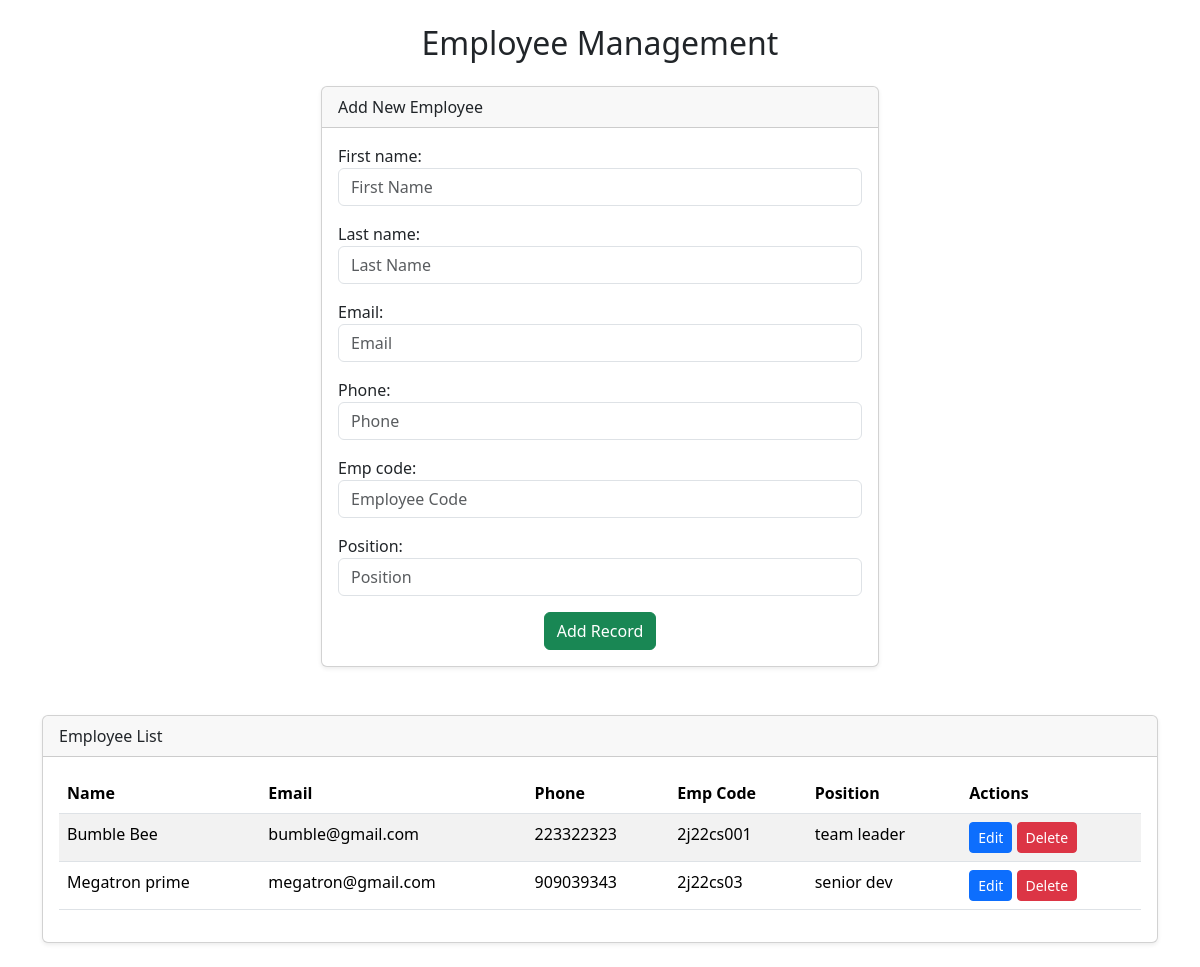
Page /crud/ on the earlier database version.
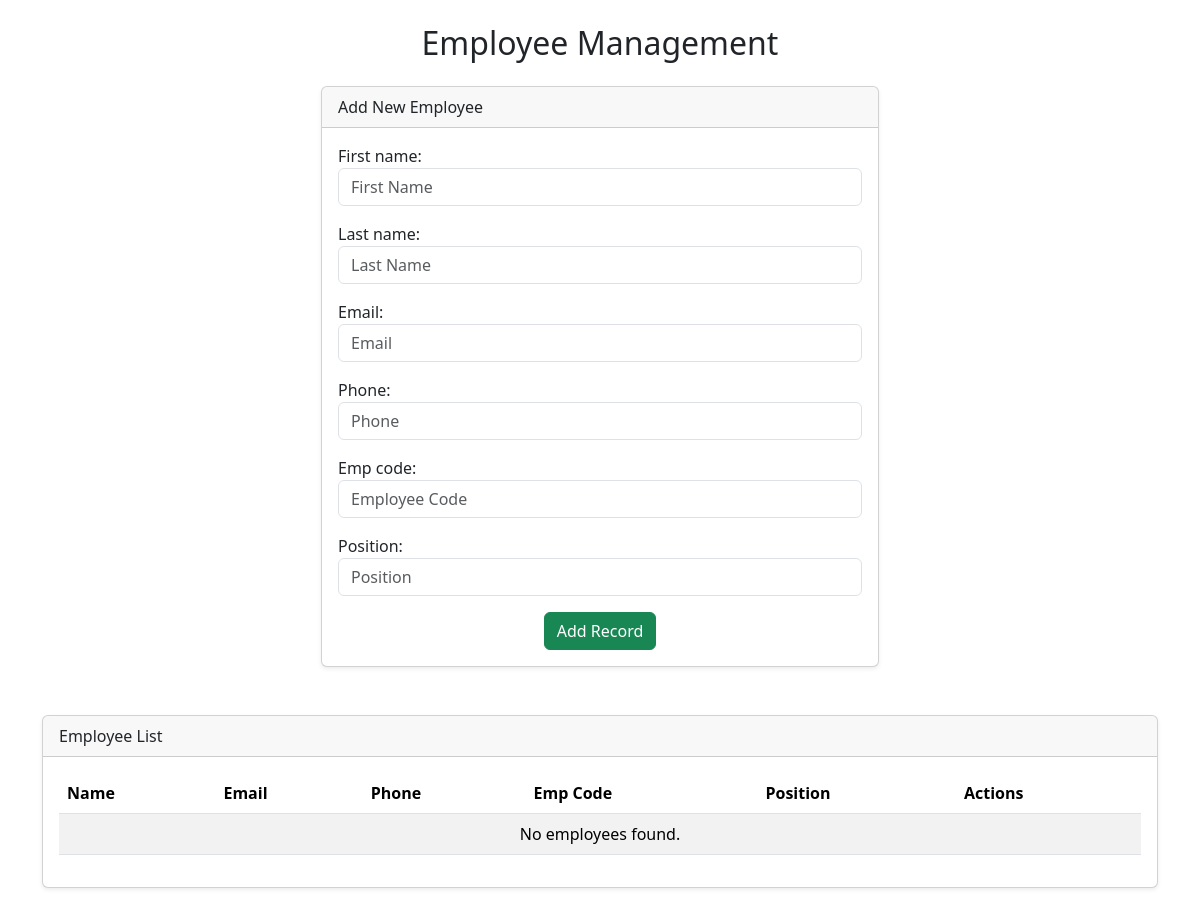
Same page on the later database version.
### CRUD/models.py (models this page shows, shortened)
class Data(models.Model):
    created_at = models.DateTimeField(auto_now_add=True)
    first_name = models.CharField(max_length=40)
    last_name = models.CharField(max_length=40)
    email = models.CharField(max_length=30)
    phone = models.CharField(max_length=15)
    emp_code = models.CharField(max_length=30)
    position = models.CharField(max_length=40)

### CRUD/views.py (the view, shortened to what this page needs)
# urls.py: path('', views.data_list, name='data_list'),
def data_list(request):
    datas = Data.objects.all().order_by('-created_at')
    if request.method == "POST" and "add_record" in request.POST:
        form = DataForm(request.POST)
        if form.is_valid():
            form.save()
            return redirect('data_list')
    else:
        form = DataForm()
    if request.method == "POST" and "delete_record" in request.POST:
        pk = request.POST.get("record_id")
        record = get_object_or_404(Data, pk=pk)
        record.delete()
        return redirect('data_list')
    return render(request, 'CRUD/home.html', {'datas': datas, 'form': form})

### CRUD/forms.py
class DataForm(forms.ModelForm):
    class Meta:
        model = Data
        fields = ['first_name', 'last_name', 'email', 'phone', 'emp_code', 'position']
        widgets = {
            'first_name': forms.TextInput(attrs={'placeholder': 'First Name', 'class': 'form-control'}),
            'last_name': forms.TextInput(attrs={'placeholder': 'Last Name', 'class': 'form-control'}),
            'email': forms.EmailInput(attrs={'placeholder': 'Email', 'class': 'form-control'}),
            'phone': forms.TextInput(attrs={'placeholder': 'Phone', 'class': 'form-control'}),
            'emp_code': forms.TextInput(attrs={'placeholder': 'Employee Code', 'class': 'form-control'}),
            'position': forms.TextInput(attrs={'placeholder': 'Position', 'class': 'form-control'}),
        }

### CRUD/templates/CRUD/home.html (shortened to what this page needs)
<!DOCTYPE html>
<html>
<head>
  <link rel="stylesheet" href="https://cdn.jsdelivr.net/npm/bootstrap@5.3.3/dist/css/bootstrap.min.css">
</head>
<body class="container py-4">
  <h2 class="mb-4 text-center">Employee Management</h2>
  <div class="card mb-5 col-6 shadow-sm mx-auto">
    <div class="card-header">Add New Employee</div>
    <div class="card-body">
      <form method="post">
        {{ form.as_p }}
       <div class="text-center">
  <button type="submit" name="add_record" class="btn btn-success">
    Add Record
  </button>
</div>
      </form>
    </div>
  </div>
  <div class="card shadow-sm">
    <div class="card-header">Employee List</div>
    <div class="card-body">
      <table class="table table-striped table-hover">
        <thead>
          <tr>
            <th>Name</th>
            <th>Email</th>
            <th>Phone</th>
            <th>Emp Code</th>
            <th>Position</th>
            <th>Actions</th>
          </tr>
        </thead>
        <tbody>
          {% for d in datas %}
          <tr>
            <td>{{ d.first_name }} {{ d.last_name }}</td>
            <td>{{ d.email }}</td>
            <td>{{ d.phone }}</td>
            <td>{{ d.emp_code }}</td>
            <td>{{ d.position }}</td>
            <td>
              <button class="btn btn-sm btn-primary" data-bs-toggle="modal" data-bs-target="#editModal{{ d.id }}">
                Edit
              </button>
              <button class="btn btn-sm btn-danger" data-bs-toggle="modal" data-bs-target="#deleteModal{{ d.id }}">
                Delete
              </button>
            </td>
          </tr>
          {% empty %}
          <tr>
            <td colspan="6" class="text-center">No employees found.</td>
          </tr>
          {% endfor %}
        </tbody>
      </table>
    </div>
  </div>
</body>
</html>

Differences in the rows shown:
removed Data: first_name "Bumble", last_name "Bee", email "bumble@gmail.com", phone "223322323", emp_code "2j22cs001", position "team leader"
removed Data: first_name "Megatron", last_name "prime", email "megatron@gmail.com", phone "909039343", emp_code "2j22cs03", position "senior dev"
Other differences:
text now shown: "No employees found."
